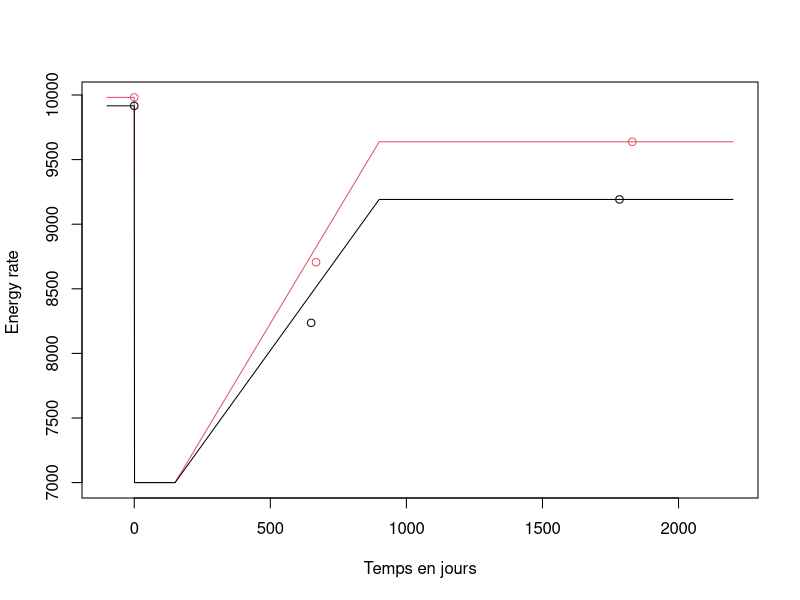

R code for this plot:
rm(list=ls())
library(deSolve)

dat <- read.table(file = "CLINICAL(copietravail).csv", sep= ',', header = TRUE)
 ######################################
 # BODYWEIGHT, FAT MASS AND LEAN MASS #
 ######################################
BW0 <- dat$BW0
BW1 <- dat$BW1
BW2 <- dat$BW2
BW5 <- dat$BW5

FM0 <- dat$TBFI0
FM2 <- dat$TBFI2
FM5 <- dat$TBFI5

adjust = subset(FM2/dat$TBFB2, is.na(FM2/dat$TBFB2)==F)
mean_adjust = mean(adjust)

for (i in 1:41){
  if (is.na(FM0[i])){
    FM0[i] = mean_adjust*dat$TBFB0[i]
  }
}
FM5[32]=mean_adjust*dat$TBFB5[32]

#On a BW = LM + FM

LM0 <- BW0-FM0
LM2 <- BW2-FM2
LM5 <- BW5-FM5

 ##################
 # AGE AND HEIGHT #
 ##################
age0 <- dat$Age0
age2 <- dat$Age2
age5 <- dat$Age5
H <- dat$Height

 ########
 # TIME #
 ########
T0 <- rep(0,41)
T2 <- dat$T2
T5 <- dat$T5

 ##############
 # PARAMETERS #
 ##############
pf <- 39.5 #kJ/g
pl <- 7.6 #kJ/g
gf <- 13 #kJ/kg/day
gl <- 92 #kJ/kg/day
nf <- 0.75 #kJ/g 
nl <- 0.96 #kJ/g
Btef <- 0.1
Bat <- 0.14
PAL <- 1.5
C <- 10.4

 #####################
 # PHYSICAL ACTIVITY #
 #####################
d0 <- ((1-Btef)*1.5-1)*(10*BW0+6.25*H-5*age0-161)*4.184
d2 <- ((1-Btef)*1.5-1)*(10*BW2+6.25*H-5*age2-161)*4.184
d5 <- ((1-Btef)*1.5-1)*(10*BW5+6.25*H-5*age5-161)*4.184

 #######################
 # ENERGY PARTITIONING #
 #######################
p0 <- pl/pf*C/(pl/pf*C+FM0) 
p2 <- pl/pf*C/(pl/pf*C+FM2) 
p5 <- pl/pf*C/(pl/pf*C+FM5) 

 #########################
 # INITIAL ENERGY INTAKE #
 #########################
EI0 <- (655 + 9.56*BW0 + 186*H -4.68*age0)*1.33*4.184

 ##############################
 # INITIAL ENERGY EXPENDITURE #
 ##############################
EE0 <- EI0

 ##############
 # K CONSTANT #
 ##############
K <- EI0 - gf*FM0 - gl*LM0 - d0

 #################
 # ENERGY INTAKE #
 #################
EIsurg <- rep(7000, 41)

EI <- function(i, t) #i pour l'individu auquel on s'interesse
{
  s = (EI5[i]-EIsurg[i])/(900-150) #garde le regime pendant 150 jours (~5 mois) puis reprise progressive de nourriture jusqu'au 900eme jour (~3 ans)
  if (t<=0){
    EI0[i]
  }
  else if (t<=150){
    EIsurg[i]
  }
  else{
    intake = (t-150)*s+EIsurg[i]
    if (intake<EI5[i]){
      intake
      }
    else{
      EI5[i]
    }
  }
}

EI2 <- c()
EI5 <- (K + gf*FM5 + gl*LM5 + d5 +  EI0*(Btef+Bat))/(1+Btef+Bat)

for (i in 1:41){
  EI2[i] <- EI(i, T2[i])
}

######################
# ENERGY EXPENDITURE #
######################
EE0 <- EI0
EE2 <- (K + gf*FM2 + gl*LM2 + (Bat+Btef)*(EI2-EI0) + EI2*(p2*nl/pl + (1-p2)*nf/pf))/(1 + p2*nl/pl + (1-p2)*nf/pf)
EE5 <- EI5


test = c()
test2 = c()

temps <- seq(-100, 2200)
for (c in 1:2301){
  test[c] <- EI(2,temps[c])
  test2[c] <- EI(1,temps[c])
}

plot(temps, test, type="l", xlab="Temps en jours", ylab="Energy rate ", col=2)
points(0, EE0[2], col=2)
points(T2[2], EE2[2], col=2)
points(T5[2], EE5[2], col=2)
lines(temps, test2, type="l", col=1)
points(0, EE0[1], col=1)
points(T2[1], EE2[1], col=1)
points(T5[1], EE5[1], col=1)
